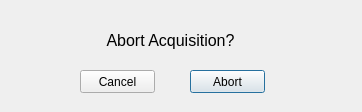
<?xml version="1.0" encoding="UTF-8"?>
<ui version="4.0">
 <class>AbortDialog</class>
 <widget class="QDialog" name="AbortDialog">
  <property name="geometry">
   <rect>
    <x>0</x>
    <y>0</y>
    <width>362</width>
    <height>112</height>
   </rect>
  </property>
  <property name="windowTitle">
   <string>Abort</string>
  </property>
  <widget class="QLabel" name="abort_label">
   <property name="geometry">
    <rect>
     <x>70</x>
     <y>20</y>
     <width>201</width>
     <height>41</height>
    </rect>
   </property>
   <property name="font">
    <font>
     <pointsize>12</pointsize>
    </font>
   </property>
   <property name="text">
    <string>Abort Acquisition?</string>
   </property>
   <property name="alignment">
    <set>Qt::AlignCenter</set>
   </property>
  </widget>
  <widget class="QPushButton" name="abort_button">
   <property name="geometry">
    <rect>
     <x>190</x>
     <y>70</y>
     <width>75</width>
     <height>23</height>
    </rect>
   </property>
   <property name="text">
    <string>Abort</string>
   </property>
  </widget>
  <widget class="QPushButton" name="cancel_button">
   <property name="geometry">
    <rect>
     <x>80</x>
     <y>70</y>
     <width>75</width>
     <height>23</height>
    </rect>
   </property>
   <property name="text">
    <string>Cancel</string>
   </property>
  </widget>
 </widget>
 <resources/>
 <connections/>
</ui>
